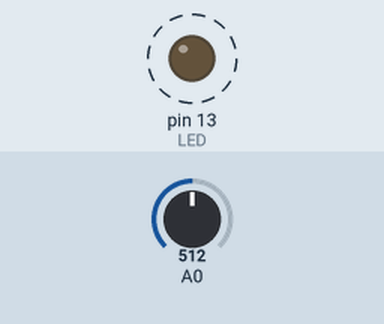
Recording of a sketch running on a simulated Arduino Uno, built with avr-gcc and run on an emulated ATmega328P. Parts: output pins drawn as LEDs (lit = HIGH). Dashed ring = blinking. The inputs (shaded band) are chosen by the test bench; at power-on: A0 = 512.

Above: at 1.8 s.
1.9 s: A0 set to 0
At 3.3 s:
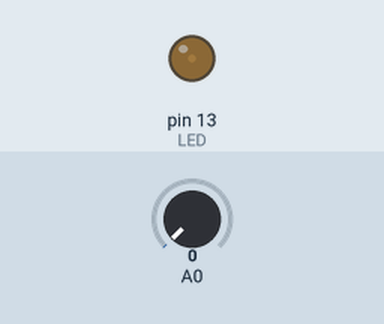
3.6 s: A0 set to 122
At 3.9 s:
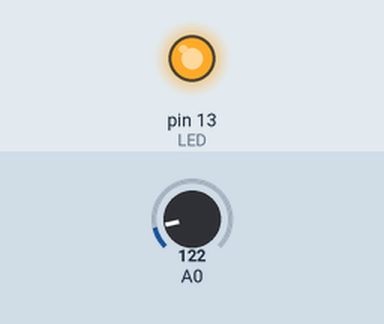
Timing chart, 0 to 13.1 s (numbered marks = the images above; inputs shaded):
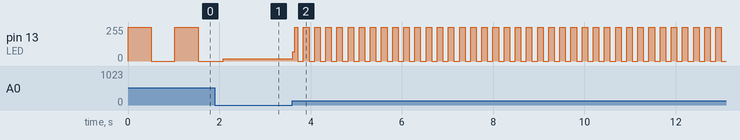

The sketch:

ch5_lightinput.ino
```cpp
/*
 * getting started with arduino
 * ch5 analog light sensor input
 * 5/22/18
 */

const int LED = 13;
int lightIntensity = 0;
void setup() {
  // put your setup code here, to run once:
  pinMode(LED,OUTPUT);
  //Analogue pins are automatically inputs
}

void loop() {
  // put your main code here, to run repeatedly:
  lightIntensity = analogRead(0);//read from port 0
  digitalWrite(LED,HIGH);
  delay(lightIntensity);//pause program depending on intensity

  digitalWrite(LED,LOW);//off
  delay(lightIntensity);
}
```

Measured:
- after the input at 3.6 s, pin 13 (LED): 16/255 → 68/255 at once, then moves between 0/255 and 255/255, repeating every 0.24 s
- by itself, pin 13 (LED): alternates 255/255 for 0.51 s and 0/255 for 0.51 s
